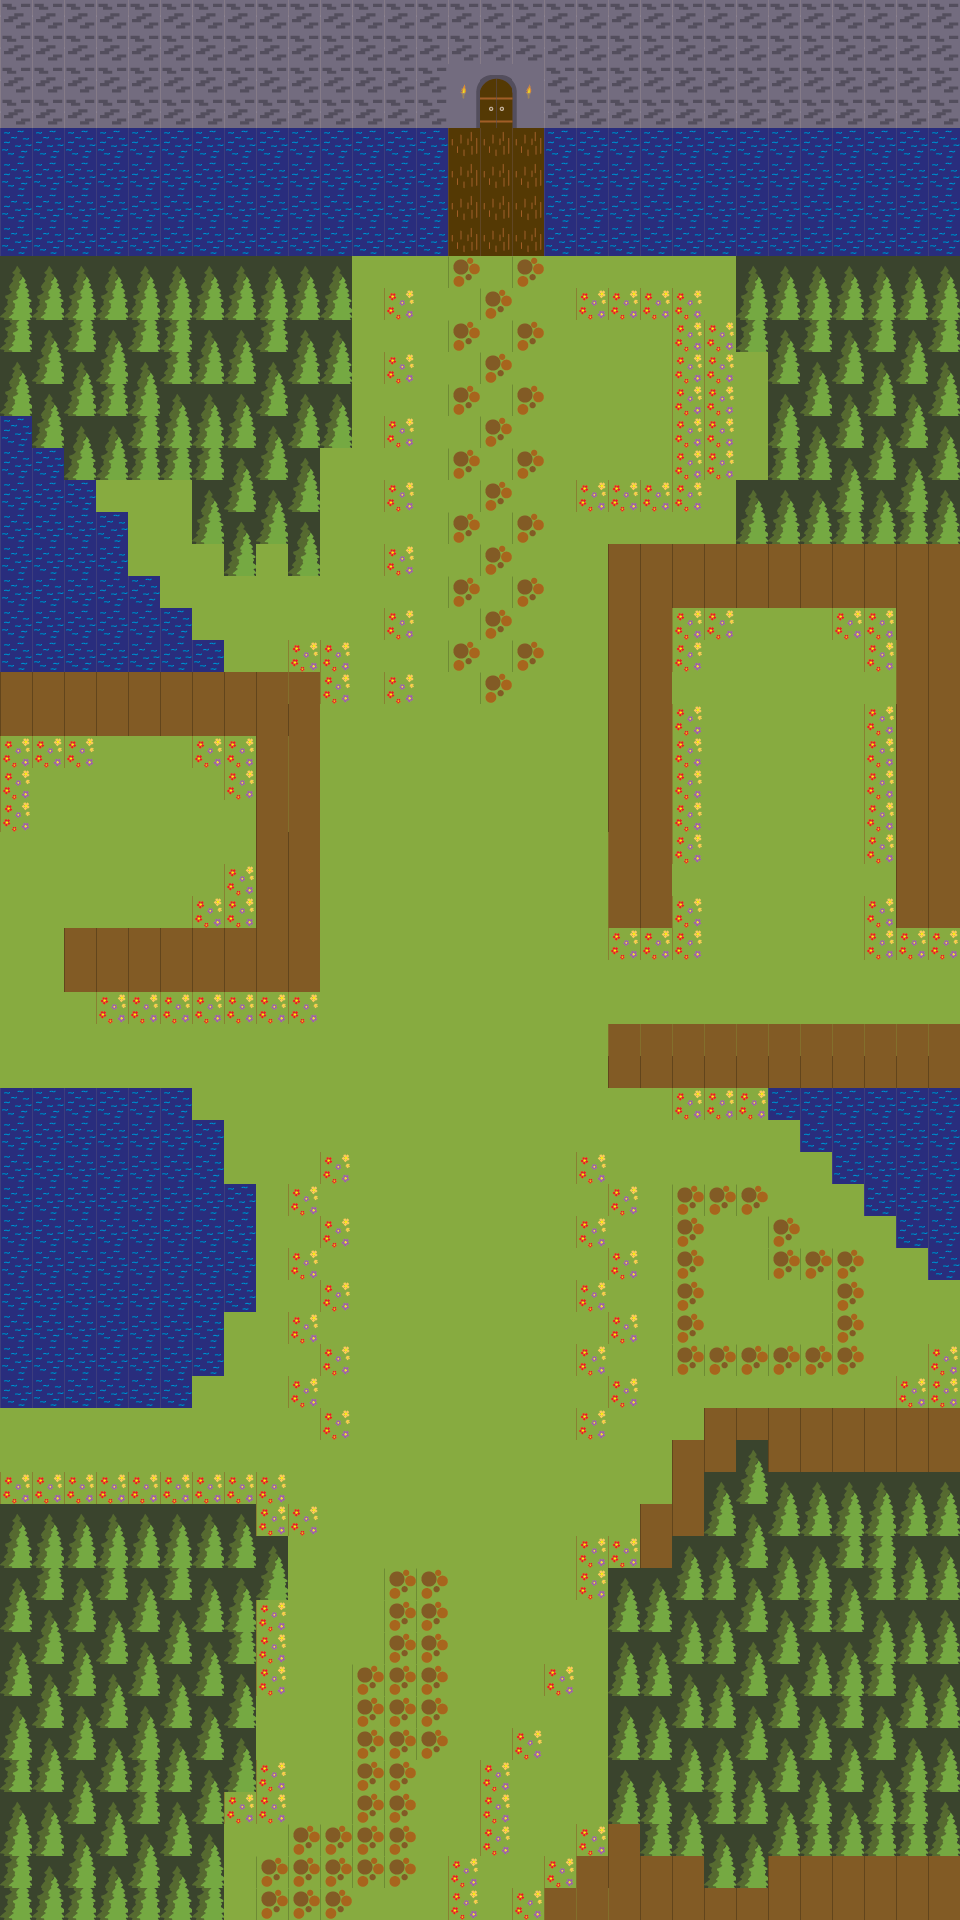

Rendered tile map (Tiled .tmx) drawn with the repository's tilesets; below, a short description and the map source with its tile grids summarised:
An orthogonal 30x60 tile map with 32x32 px tiles, 3 tile layers (groundLayer, platfromLayer, wallLayer) and 6 objects (start, end, virus1, virus2, mask2, ...).

<map version="1.4" tiledversion="1.4.0" orientation="orthogonal" renderorder="right-down" width="30" height="60" tilewidth="32" tileheight="32" infinite="0" nextlayerid="5" nextobjectid="7">
 <editorsettings>
  <export target="Map1.json" format="json" />
 </editorsettings>
 <tileset firstgid="1" name="tiles32" tilewidth="32" tileheight="32" spacing="1" margin="1" tilecount="48" columns="8">
  <image source="tiles32.png" width="265" height="200" />
  <tile id="0">
   <properties>
    <property name="wall" type="bool" value="false" />
   </properties>
  </tile>
  <tile id="1">
   <properties>
    <property name="wall" type="bool" value="false" />
   </properties>
  </tile>
  <tile id="2">
   <properties>
    <property name="wall" type="bool" value="false" />
   </properties>
  </tile>
  <tile id="4">
   <properties>
    <property name="wall" type="bool" value="true" />
   </properties>
  </tile>
  <tile id="8">
   <properties>
    <property name="wall" type="bool" value="false" />
   </properties>
  </tile>
  <tile id="9">
   <properties>
    <property name="wall" type="bool" value="false" />
   </properties>
  </tile>
  <tile id="10">
   <properties>
    <property name="wall" type="bool" value="false" />
   </properties>
  </tile>
  <tile id="11">
   <properties>
    <property name="water" type="bool" value="true" />
   </properties>
  </tile>
  <tile id="16">
   <properties>
    <property name="tree" type="bool" value="true" />
   </properties>
  </tile>
  <tile id="19">
   <properties>
    <property name="wood" type="bool" value="true" />
   </properties>
  </tile>
  <tile id="24">
   <properties>
    <property name="tree" type="bool" value="true" />
   </properties>
  </tile>
 </tileset>
 <layer id="1" name="groundLayer" width="30" height="60">
  <data>[1800 cells, 1206 non-empty, 15 distinct tile ids]</data>
 </layer>
 <objectgroup id="4" name="ObjectLayer1">
  <object id="1" name="start" x="303.03" y="1848.48">
   <point />
  </object>
  <object id="2" name="end" x="493.939" y="136.364">
   <point />
  </object>
  <object id="3" name="virus1" x="540.541" y="1132.29">
   <point />
  </object>
  <object id="4" name="virus2" x="651.494" y="429.587">
   <point />
  </object>
  <object id="5" name="mask2" x="116.643" y="810.811">
   <point />
  </object>
  <object id="6" name="mask1" x="782.361" y="688.478">
   <point />
  </object>
 </objectgroup>
 <layer id="2" name="platfromLayer" width="30" height="60">
  <data>[1800 cells, 0 non-empty, 0 distinct tile ids]</data>
 </layer>
 <layer id="3" name="wallLayer" width="30" height="60">
  <data>[1800 cells, 655 non-empty, 5 distinct tile ids]</data>
 </layer>
</map>